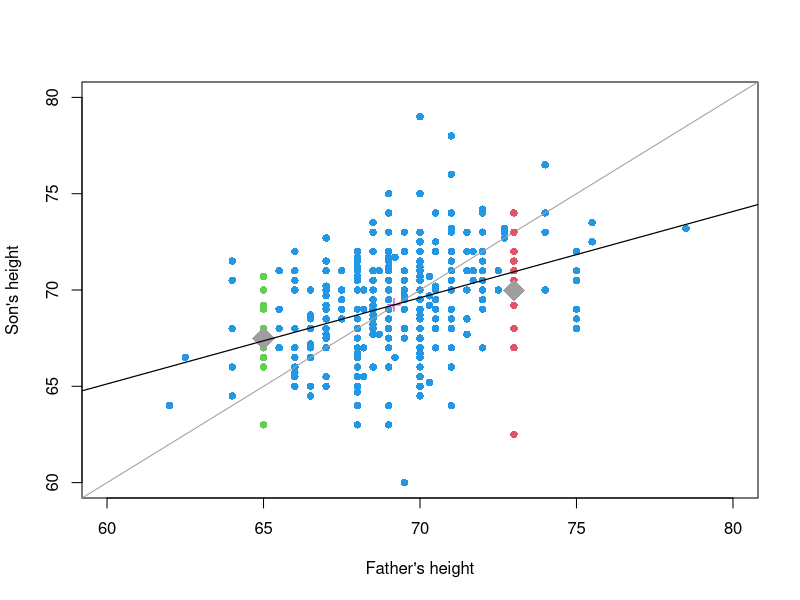
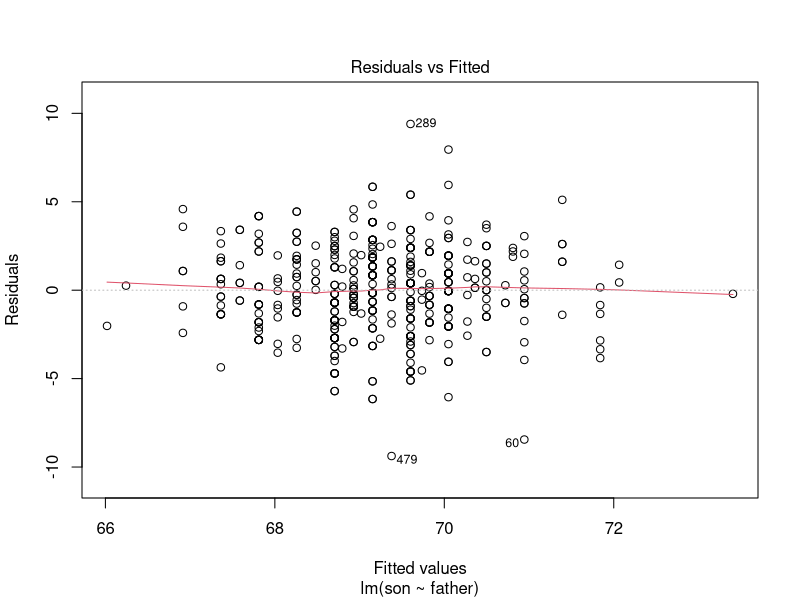
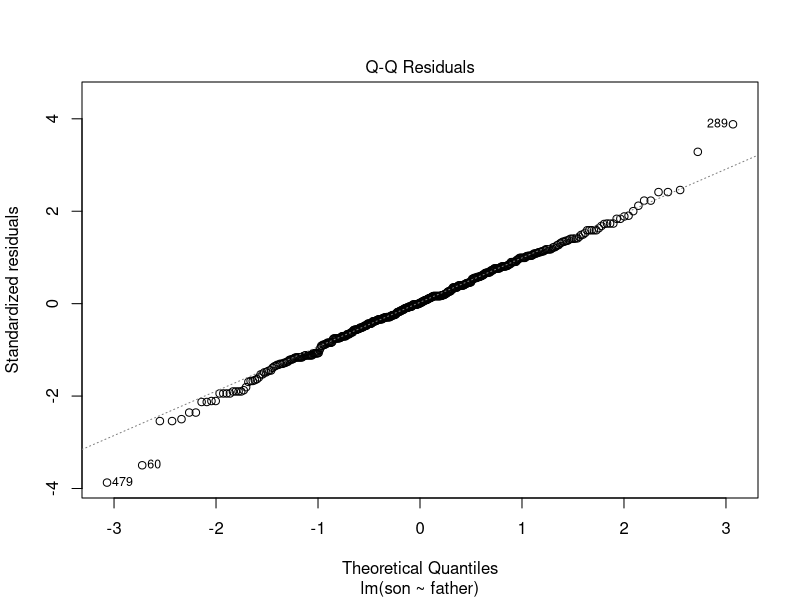
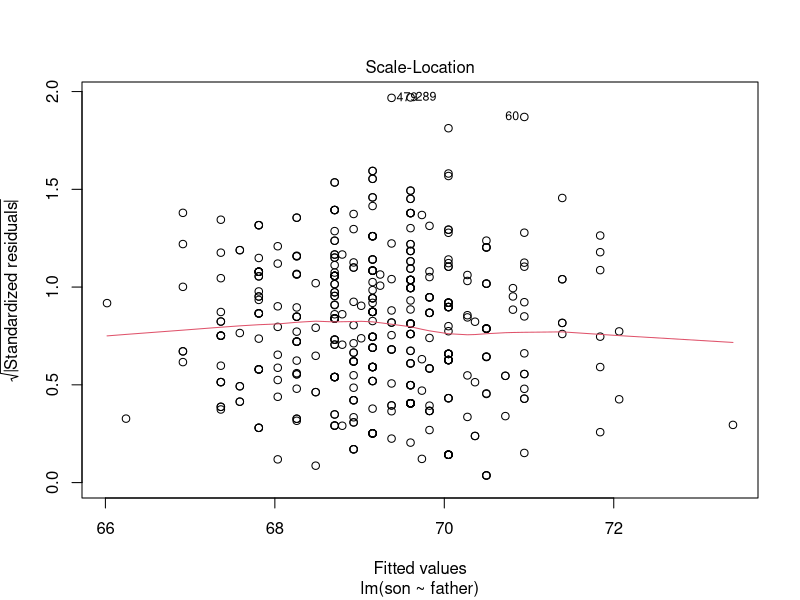
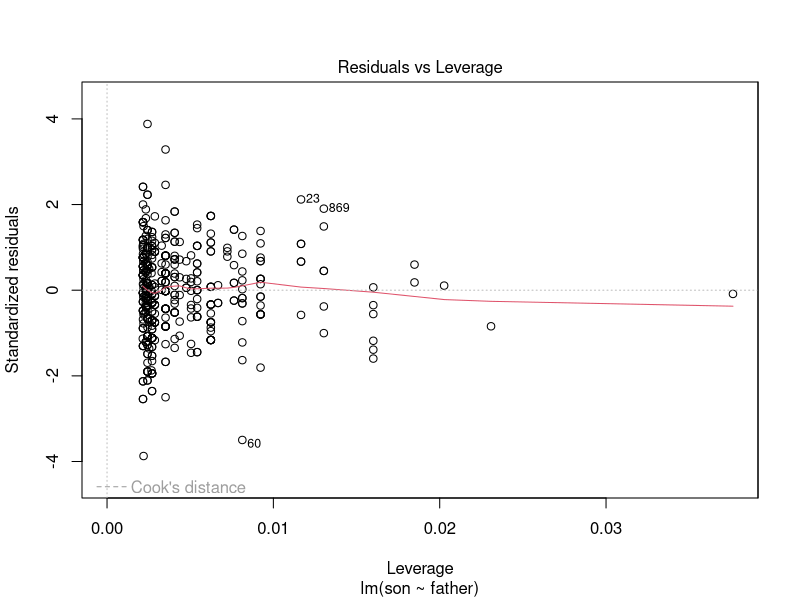

Write R code to recreate these figures, in order.
galton = read.csv("./Datasets/galton.csv") # parents & children heights
mgal = galton[galton$male==1,]  # male children only
mgal$son = mgal$height          # male child's height, rename

#### Plot sons vs father's height
plot(son ~ father, data=mgal,
     xlim=c(60,80), ylim=c(60,80), pch=16, col=4,
     ylab="Son's height", xlab="Father's height")
points(mean(mgal$father), mean(mgal$son), pch=3, col=6, cex=1.2)
abline(a=0, b=1, col=8)

## Father's height = 73in
points(son ~ father, data=mgal, pch=16, col=2, subset=(father==73))
mean.73 = with(mgal, mean(son[father==73]))
points(73, mean.73, pch=18, col=8, cex=3)

## Father's height = 65in
points(son ~ father, data=mgal, pch=16, col=3, subset=(father==65))
mean.65 = with(mgal, mean(son[father==65]))
points(65, mean.65, pch=18, col=8, cex=3)

#### Run simple linear regression
fit = lm(son ~ father, data=mgal)
summary(fit)  # reg line: y = 38.259 + 0.448*x

abline(fit, col=1, lwd=1.2)  # add reg line to plot

## compute standardized slope:
(r = 0.44775/sd(mgal$son)*sd(mgal$father))
cor.test(mgal$son, mgal$father)

## 95% CI for intercept, slope
confint(fit)
plot(fit) # check residual of wired points that don't satisfy assumption

## Test of no correlation
cor.test(mgal$son, mgal$father)

## Analysis of variance table
anova(fit) # not much need to use this coz summary table does it and more comprehensive

